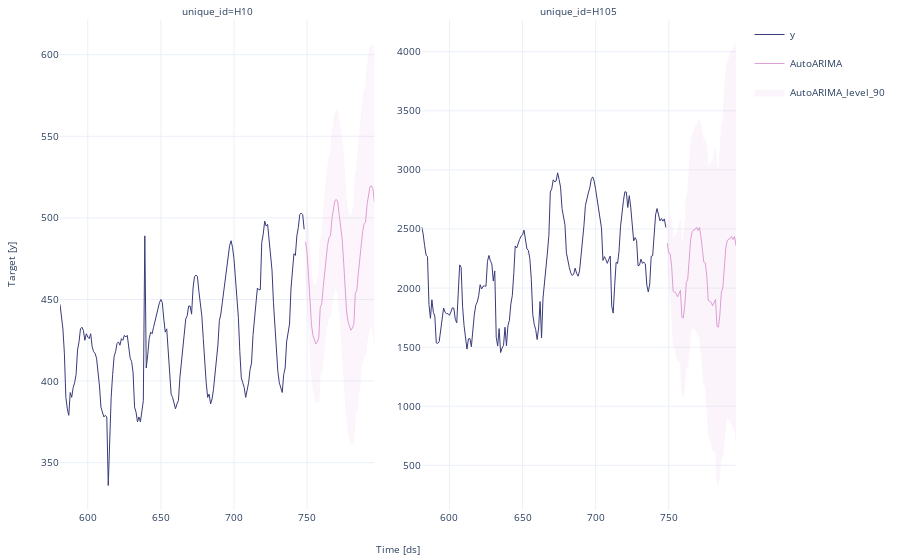

The notebook cell saved with this chart:
### Code cell
# Explore other models 
sf.plot(Y_df, forecasts_df, models=["AutoARIMA"], unique_ids=["H10", "H105"], level=[90], engine='plotly')

### Figure 1 — Plotly figure (JSON) as saved in the notebook; plotly's stock layout.template omitted (floating-point values rounded to 4 significant figures; data arrays with more than 128 entries replaced by an {"elided": "..."} marker saying what was removed)
{"data": [{"legendgroup": "y", "line": {"color": "#393b79", "width": 1}, "mode": "lines", "name": "y", "showlegend": true, "type": "scatter", "x": {"elided": "216 int values"}, "xaxis": "x", "y": {"elided": "216 int values"}, "yaxis": "y"}, {"legendgroup": "AutoARIMA", "line": {"color": "#de9ed6", "width": 1}, "mode": "lines", "name": "AutoARIMA", "showlegend": true, "type": "scatter", "x": {"elided": "216 int values"}, "xaxis": "x", "y": {"elided": "216 float values"}, "yaxis": "y"}, {"fill": "toself", "fillcolor": "#de9ed6", "legendgroup": "AutoARIMA_level_90", "line": {"color": "#de9ed6", "width": 1}, "mode": "lines", "name": "AutoARIMA_level_90", "opacity": 0.1, "showlegend": true, "type": "scatter", "x": {"elided": "432 int values"}, "xaxis": "x", "y": {"elided": "432 float values"}, "yaxis": "y"}, {"legendgroup": "y", "line": {"color": "#393b79", "width": 1}, "mode": "lines", "name": "y", "showlegend": false, "type": "scatter", "x": {"elided": "216 int values"}, "xaxis": "x2", "y": {"elided": "216 int values"}, "yaxis": "y2"}, {"legendgroup": "AutoARIMA", "line": {"color": "#de9ed6", "width": 1}, "mode": "lines", "name": "AutoARIMA", "showlegend": false, "type": "scatter", "x": {"elided": "216 int values"}, "xaxis": "x2", "y": {"elided": "216 float values"}, "yaxis": "y2"}, {"fill": "toself", "fillcolor": "#de9ed6", "legendgroup": "AutoARIMA_level_90", "line": {"color": "#de9ed6", "width": 1}, "mode": "lines", "name": "AutoARIMA_level_90", "opacity": 0.1, "showlegend": false, "type": "scatter", "x": {"elided": "432 int values"}, "xaxis": "x2", "y": {"elided": "432 float values"}, "yaxis": "y2"}], "layout": {"annotations": [{"font": {"size": 10}, "showarrow": false, "text": "unique_id=H10", "x": 0.2325, "xanchor": "center", "xref": "paper", "y": 1, "yanchor": "bottom", "yref": "paper"}, {"font": {"size": 10}, "showarrow": false, "text": "unique_id=H105", "x": 0.7675, "xanchor": "center", "xref": "paper", "y": 1, "yanchor": "bottom", "yref": "paper"}, {"font": {"size": 10}, "showarrow": false, "text": "Time [ds]", "x": 0.5, "xanchor": "center", "xref": "paper", "y": 0, "yanchor": "top", "yref": "paper", "yshift": -30}, {"font": {"size": 10}, "showarrow": false, "text": "Target [y]", "textangle": -90, "x": 0, "xanchor": "right", "xref": "paper", "xshift": -40, "y": 0.5, "yanchor": "middle", "yref": "paper"}], "autosize": true, "font": {"size": 10}, "margin": {"b": 50, "l": 60, "r": 10, "t": 20}, "xaxis": {"anchor": "y", "autorange": true, "domain": [0, 0.465], "range": [581, 796], "showticklabels": true, "type": "linear", "visible": true}, "xaxis2": {"anchor": "y2", "autorange": true, "domain": [0.535, 1.0], "range": [581, 796], "showticklabels": true, "type": "linear", "visible": true}, "yaxis": {"anchor": "x", "autorange": true, "domain": [0, 1], "range": [321.0, 621.3], "type": "linear"}, "yaxis2": {"anchor": "x2", "autorange": true, "domain": [0, 1], "range": [121.5, 4269.0], "type": "linear"}}}
